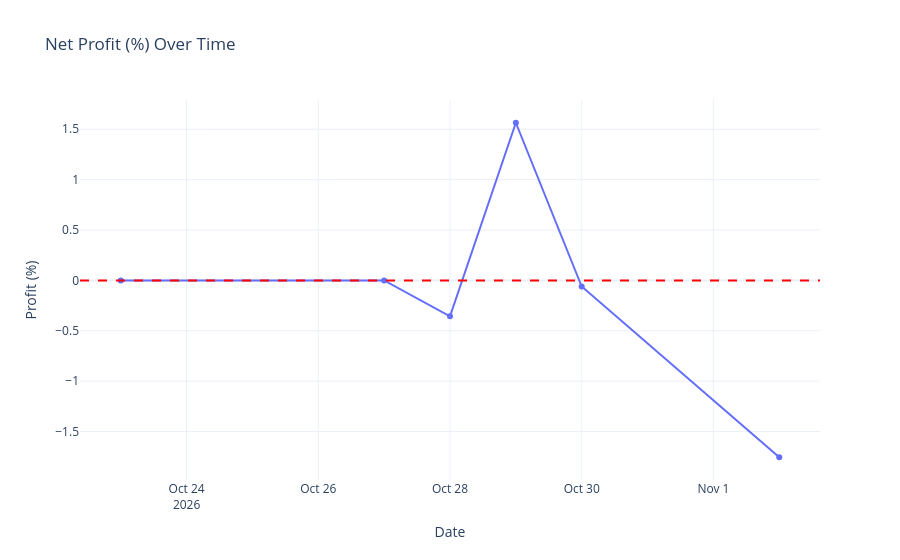

The code cell stored with this chart in its notebook:
### Code cell
# 1. Cumulative Profit & Market Exposure
if not df_nav.empty:
    fig_profit = px.line(df_nav, x='Date', y='Profit_Pct', markers=True, 
                         title='Net Profit (%) Over Time',
                         labels={'Profit_Pct': 'Profit (%)'},
                         template='plotly_white')
    fig_profit.add_hline(y=0, line_dash='dash', line_color='red')
    fig_profit.show()

### Figure 1 — Plotly figure (JSON) as saved in the notebook; plotly's stock layout.template omitted (floating-point values rounded to 4 significant figures)
{"data": [{"hovertemplate": "Date=%{x}<br>Profit (%)=%{y}<extra></extra>", "legendgroup": "", "line": {"color": "#636efa", "dash": "solid"}, "marker": {"symbol": "circle"}, "mode": "lines+markers", "name": "", "orientation": "v", "showlegend": false, "type": "scatter", "x": ["2026-10-23", "2026-10-27", "2026-10-28", "2026-10-29", "2026-10-30", "2026-11-02"], "xaxis": "x", "y": [0.0, 0.0, -0.3568, 1.564, -0.06069, -1.755], "yaxis": "y"}], "layout": {"legend": {"tracegroupgap": 0}, "shapes": [{"line": {"color": "red", "dash": "dash"}, "type": "line", "x0": 0, "x1": 1, "xref": "x domain", "y0": 0, "y1": 0, "yref": "y"}], "title": {"text": "Net Profit (%) Over Time"}, "xaxis": {"anchor": "y", "domain": [0, 1], "title": {"text": "Date"}}, "yaxis": {"anchor": "x", "domain": [0, 1], "title": {"text": "Profit (%)"}}}}
